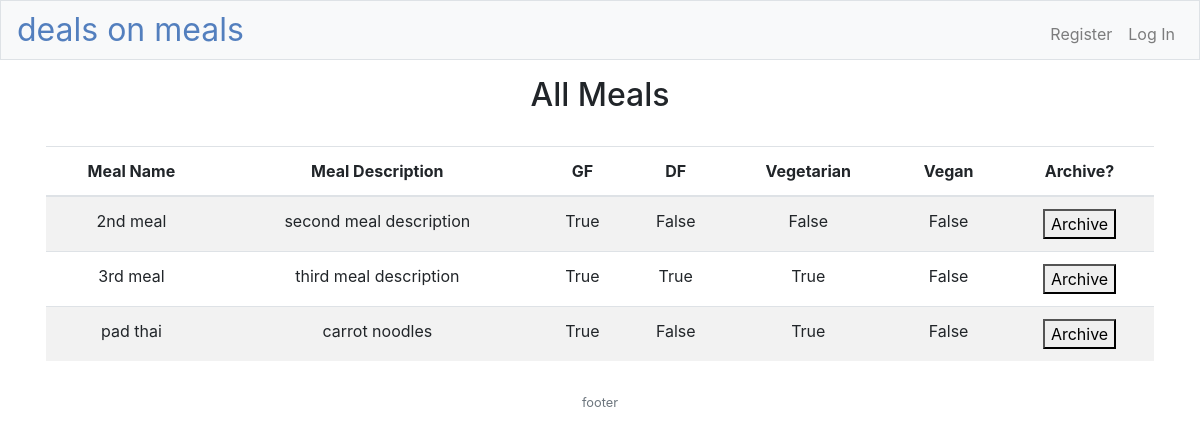
The app's page /meals-edit, older data.
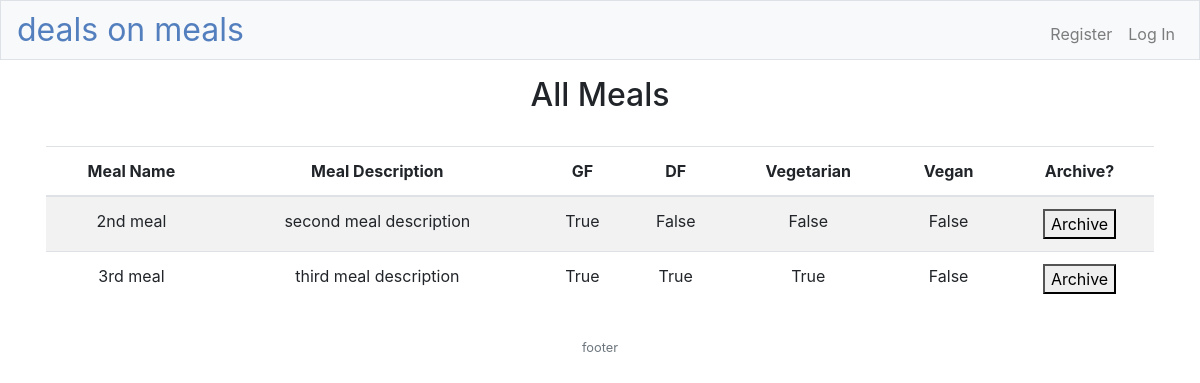
The same page, newer data.
### models.py (models this page shows, shortened)
class Meal(db.Model):
    __tablename__ = "meal"
    id = db.Column(db.Integer, primary_key=True)
    title = db.Column(db.String(), nullable=False)
    desc = db.Column(db.String(), nullable=False)
    gf = db.Column(db.Boolean(), nullable=False, default=False)
    df = db.Column(db.Boolean(),  nullable=False, default=False)
    vgt = db.Column(db.Boolean(),  nullable=False, default=False)
    vgn = db.Column(db.Boolean(),  nullable=False, default=False)
    archived = db.Column(db.Boolean(), nullable=False, default=False)

### app.py (the view)
@app.route("/meals-edit", methods=["GET", "POST"])
def mealsEdit():
    meals = Meal.query.filter(Meal.archived==False).paginate(per_page=2000)
    return render_template('meals.html', meals=meals)

### app.py (called while the page is built)
@app.after_request
def after_request(response):
    response.headers["Cache-Control"] = "no-cache, no-store, must-revalidate"
    response.headers["Expires"] = 0
    response.headers["Pragma"] = "no-cache"
    return response

### templates/meals.html (shortened to what this page needs)
{% extends "layout.html" %}
{% block main %}
<div class="container">
    <div class="row">
        <div class="col-12"><h2>All Meals</h2></div>
    </div>
    <br>
    <div class="row">
        <div class="table-responsive">
            <table class="table table-striped">
                <thead>
                    <tr>
                        <th>Meal Name</th>
                        <th>Meal Description</th>
                        <th>GF</th>
                        <th>DF</th>
                        <th>Vegetarian</th>
                        <th>Vegan</th>
                        <th>Archive?</th>
                    </tr>
                </thead>
                <tbody>
                    {%for meal in meals.items %}
                    <tr>
                        <td>{{ meal.title }}</td>
                        <td>{{ meal.desc  }}</td>
                        <td>{{ meal.gf    }}</td>
                        <td>{{ meal.df    }}</td>
                        <td>{{ meal.vgt   }}</td>
                        <td>{{ meal.vgn   }}</td>
                        <td>
                            <form action="/archiveMeal" method="post">
                                <button name="id" value="{{meal.id}}">
                                    Archive
                                </button>
                            </form>
                        </td>
                    </tr>
                    {% endfor %}
                </tbody>
            </table>
        </div>
    </div>
</div>
{% endblock %}

Row changes from the older to the newer data that the page shows:
removed Meal: title "pad thai", desc "carrot noodles", gf "True", df "False", vgt "True", vgn "False", {{ meal.id }} 4 (drawn)
